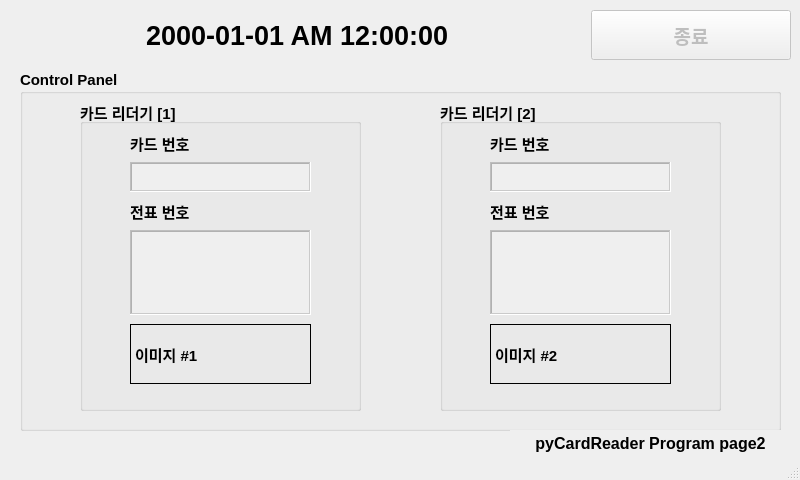
<?xml version="1.0" encoding="UTF-8"?>
<ui version="4.0">
 <class>MainWindow</class>
 <widget class="QMainWindow" name="MainWindow">
  <property name="enabled">
   <bool>true</bool>
  </property>
  <property name="geometry">
   <rect>
    <x>0</x>
    <y>0</y>
    <width>800</width>
    <height>480</height>
   </rect>
  </property>
  <property name="windowTitle">
   <string>Raspberry_pyCardReader v1</string>
  </property>
  <widget class="QWidget" name="centralwidget">
   <widget class="QStackedWidget" name="stackedWidget">
    <property name="geometry">
     <rect>
      <x>10</x>
      <y>10</y>
      <width>781</width>
      <height>461</height>
     </rect>
    </property>
    <property name="font">
     <font>
      <weight>50</weight>
      <bold>false</bold>
     </font>
    </property>
    <property name="currentIndex">
     <number>1</number>
    </property>
    <widget class="QWidget" name="page">
     <widget class="QWidget" name="horizontalLayoutWidget">
      <property name="geometry">
       <rect>
        <x>0</x>
        <y>0</y>
        <width>781</width>
        <height>51</height>
       </rect>
      </property>
      <layout class="QHBoxLayout" name="horizontalLayout">
       <item>
        <widget class="QDateTimeEdit" name="dateTimeEdit">
         <property name="enabled">
          <bool>false</bool>
         </property>
         <property name="maximumSize">
          <size>
           <width>600</width>
           <height>16777215</height>
          </size>
         </property>
         <property name="font">
          <font>
           <pointsize>20</pointsize>
           <weight>75</weight>
           <bold>true</bold>
          </font>
         </property>
         <property name="cursor">
          <cursorShape>ArrowCursor</cursorShape>
         </property>
         <property name="toolTipDuration">
          <number>-3</number>
         </property>
         <property name="layoutDirection">
          <enum>Qt::LeftToRight</enum>
         </property>
         <property name="styleSheet">
          <string notr="true">color: rgb(0, 0, 0);</string>
         </property>
         <property name="wrapping">
          <bool>false</bool>
         </property>
         <property name="frame">
          <bool>false</bool>
         </property>
         <property name="alignment">
          <set>Qt::AlignCenter</set>
         </property>
         <property name="readOnly">
          <bool>true</bool>
         </property>
         <property name="buttonSymbols">
          <enum>QAbstractSpinBox::NoButtons</enum>
         </property>
         <property name="accelerated">
          <bool>false</bool>
         </property>
         <property name="correctionMode">
          <enum>QAbstractSpinBox::CorrectToPreviousValue</enum>
         </property>
         <property name="keyboardTracking">
          <bool>true</bool>
         </property>
         <property name="showGroupSeparator" stdset="0">
          <bool>false</bool>
         </property>
         <property name="currentSection">
          <enum>QDateTimeEdit::YearSection</enum>
         </property>
         <property name="displayFormat">
          <string>yyyy-MM-dd AP hh:mm:ss</string>
         </property>
         <property name="calendarPopup">
          <bool>false</bool>
         </property>
         <property name="timeSpec">
          <enum>Qt::LocalTime</enum>
         </property>
        </widget>
       </item>
       <item>
        <widget class="QPushButton" name="pushButton_exit1">
         <property name="maximumSize">
          <size>
           <width>200</width>
           <height>50</height>
          </size>
         </property>
         <property name="font">
          <font>
           <family>Arial</family>
           <pointsize>14</pointsize>
           <weight>75</weight>
           <bold>true</bold>
          </font>
         </property>
         <property name="layoutDirection">
          <enum>Qt::LeftToRight</enum>
         </property>
         <property name="autoFillBackground">
          <bool>false</bool>
         </property>
         <property name="text">
          <string>종료</string>
         </property>
        </widget>
       </item>
      </layout>
     </widget>
     <widget class="QTextEdit" name="textEdit">
      <property name="enabled">
       <bool>false</bool>
      </property>
      <property name="geometry">
       <rect>
        <x>500</x>
        <y>420</y>
        <width>281</width>
        <height>31</height>
       </rect>
      </property>
      <property name="frameShape">
       <enum>QFrame::NoFrame</enum>
      </property>
      <property name="frameShadow">
       <enum>QFrame::Sunken</enum>
      </property>
      <property name="verticalScrollBarPolicy">
       <enum>Qt::ScrollBarAlwaysOff</enum>
      </property>
      <property name="horizontalScrollBarPolicy">
       <enum>Qt::ScrollBarAlwaysOff</enum>
      </property>
      <property name="html">
       <string>&lt;!DOCTYPE HTML PUBLIC &quot;-//W3C//DTD HTML 4.0//EN&quot; &quot;http://www.w3.org/TR/REC-html40/strict.dtd&quot;&gt;
&lt;html&gt;&lt;head&gt;&lt;meta name=&quot;qrichtext&quot; content=&quot;1&quot; /&gt;&lt;style type=&quot;text/css&quot;&gt;
p, li { white-space: pre-wrap; }
&lt;/style&gt;&lt;/head&gt;&lt;body style=&quot; font-family:'Gulim'; font-size:9pt; font-weight:400; font-style:normal;&quot;&gt;
&lt;p align=&quot;center&quot; style=&quot; margin-top:0px; margin-bottom:0px; margin-left:0px; margin-right:0px; -qt-block-indent:0; text-indent:0px;&quot;&gt;&lt;span style=&quot; font-size:12pt; font-weight:600; color:#000000;&quot;&gt;pyCardReader Program page1&lt;/span&gt;&lt;/p&gt;&lt;/body&gt;&lt;/html&gt;</string>
      </property>
      <property name="cursorWidth">
       <number>1</number>
      </property>
     </widget>
     <widget class="QGroupBox" name="groupBox">
      <property name="geometry">
       <rect>
        <x>10</x>
        <y>60</y>
        <width>761</width>
        <height>361</height>
       </rect>
      </property>
      <property name="font">
       <font>
        <pointsize>11</pointsize>
        <weight>75</weight>
        <bold>true</bold>
       </font>
      </property>
      <property name="title">
       <string>Control Panel</string>
      </property>
      <widget class="QGroupBox" name="groupBox_2">
       <property name="geometry">
        <rect>
         <x>60</x>
         <y>30</y>
         <width>281</width>
         <height>311</height>
        </rect>
       </property>
       <property name="font">
        <font>
         <pointsize>11</pointsize>
         <weight>75</weight>
         <bold>true</bold>
        </font>
       </property>
       <property name="title">
        <string>카드 리더기 [1]</string>
       </property>
       <widget class="QWidget" name="verticalLayoutWidget">
        <property name="geometry">
         <rect>
          <x>50</x>
          <y>30</y>
          <width>181</width>
          <height>261</height>
         </rect>
        </property>
        <layout class="QVBoxLayout" name="verticalLayout">
         <item>
          <widget class="QLabel" name="label">
           <property name="maximumSize">
            <size>
             <width>16777215</width>
             <height>20</height>
            </size>
           </property>
           <property name="text">
            <string>카드 번호</string>
           </property>
          </widget>
         </item>
         <item>
          <widget class="QTextEdit" name="card1_textbox">
           <property name="enabled">
            <bool>false</bool>
           </property>
           <property name="maximumSize">
            <size>
             <width>16777215</width>
             <height>30</height>
            </size>
           </property>
           <property name="frameShape">
            <enum>QFrame::WinPanel</enum>
           </property>
          </widget>
         </item>
         <item>
          <widget class="QLabel" name="label_2">
           <property name="maximumSize">
            <size>
             <width>16777215</width>
             <height>20</height>
            </size>
           </property>
           <property name="text">
            <string>차량 번호</string>
           </property>
          </widget>
         </item>
         <item>
          <widget class="QTextEdit" name="car1_textbox">
           <property name="enabled">
            <bool>false</bool>
           </property>
           <property name="sizePolicy">
            <sizepolicy hsizetype="Preferred" vsizetype="Preferred">
             <horstretch>0</horstretch>
             <verstretch>0</verstretch>
            </sizepolicy>
           </property>
           <property name="minimumSize">
            <size>
             <width>0</width>
             <height>0</height>
            </size>
           </property>
           <property name="maximumSize">
            <size>
             <width>16777215</width>
             <height>30</height>
            </size>
           </property>
           <property name="frameShape">
            <enum>QFrame::WinPanel</enum>
           </property>
          </widget>
         </item>
         <item>
          <widget class="QPushButton" name="pushButton_on1">
           <property name="sizePolicy">
            <sizepolicy hsizetype="Preferred" vsizetype="Preferred">
             <horstretch>0</horstretch>
             <verstretch>0</verstretch>
            </sizepolicy>
           </property>
           <property name="minimumSize">
            <size>
             <width>0</width>
             <height>10</height>
            </size>
           </property>
           <property name="maximumSize">
            <size>
             <width>16777215</width>
             <height>55</height>
            </size>
           </property>
           <property name="text">
            <string>ON Image</string>
           </property>
          </widget>
         </item>
         <item>
          <widget class="QPushButton" name="pushButton_off1">
           <property name="sizePolicy">
            <sizepolicy hsizetype="Preferred" vsizetype="Preferred">
             <horstretch>0</horstretch>
             <verstretch>0</verstretch>
            </sizepolicy>
           </property>
           <property name="minimumSize">
            <size>
             <width>0</width>
             <height>0</height>
            </size>
           </property>
           <property name="maximumSize">
            <size>
             <width>16777215</width>
             <height>55</height>
            </size>
           </property>
           <property name="text">
            <string>OFF Image</string>
           </property>
          </widget>
         </item>
        </layout>
       </widget>
      </widget>
      <widget class="QGroupBox" name="groupBox_3">
       <property name="geometry">
        <rect>
         <x>420</x>
         <y>30</y>
         <width>281</width>
         <height>311</height>
        </rect>
       </property>
       <property name="font">
        <font>
         <pointsize>11</pointsize>
         <weight>75</weight>
         <bold>true</bold>
        </font>
       </property>
       <property name="title">
        <string>카드 리더기 [2]</string>
       </property>
       <widget class="QWidget" name="verticalLayoutWidget_3">
        <property name="geometry">
         <rect>
          <x>50</x>
          <y>30</y>
          <width>181</width>
          <height>261</height>
         </rect>
        </property>
        <layout class="QVBoxLayout" name="verticalLayout_4">
         <item>
          <widget class="QLabel" name="label_3">
           <property name="maximumSize">
            <size>
             <width>16777215</width>
             <height>20</height>
            </size>
           </property>
           <property name="text">
            <string>카드 번호</string>
           </property>
          </widget>
         </item>
         <item>
          <widget class="QTextEdit" name="card2_textbox">
           <property name="enabled">
            <bool>false</bool>
           </property>
           <property name="maximumSize">
            <size>
             <width>16777215</width>
             <height>30</height>
            </size>
           </property>
           <property name="frameShape">
            <enum>QFrame::WinPanel</enum>
           </property>
          </widget>
         </item>
         <item>
          <widget class="QLabel" name="label_4">
           <property name="maximumSize">
            <size>
             <width>16777215</width>
             <height>20</height>
            </size>
           </property>
           <property name="text">
            <string>차량 번호</string>
           </property>
          </widget>
         </item>
         <item>
          <widget class="QTextEdit" name="car2_textbox">
           <property name="enabled">
            <bool>false</bool>
           </property>
           <property name="sizePolicy">
            <sizepolicy hsizetype="Preferred" vsizetype="Preferred">
             <horstretch>0</horstretch>
             <verstretch>0</verstretch>
            </sizepolicy>
           </property>
           <property name="minimumSize">
            <size>
             <width>0</width>
             <height>0</height>
            </size>
           </property>
           <property name="maximumSize">
            <size>
             <width>16777215</width>
             <height>30</height>
            </size>
           </property>
           <property name="frameShape">
            <enum>QFrame::WinPanel</enum>
           </property>
          </widget>
         </item>
         <item>
          <widget class="QPushButton" name="pushButton_on2">
           <property name="sizePolicy">
            <sizepolicy hsizetype="Preferred" vsizetype="Preferred">
             <horstretch>0</horstretch>
             <verstretch>0</verstretch>
            </sizepolicy>
           </property>
           <property name="minimumSize">
            <size>
             <width>0</width>
             <height>10</height>
            </size>
           </property>
           <property name="maximumSize">
            <size>
             <width>16777215</width>
             <height>55</height>
            </size>
           </property>
           <property name="text">
            <string>ON Image</string>
           </property>
          </widget>
         </item>
         <item>
          <widget class="QPushButton" name="pushButton_off2">
           <property name="sizePolicy">
            <sizepolicy hsizetype="Preferred" vsizetype="Preferred">
             <horstretch>0</horstretch>
             <verstretch>0</verstretch>
            </sizepolicy>
           </property>
           <property name="minimumSize">
            <size>
             <width>0</width>
             <height>10</height>
            </size>
           </property>
           <property name="maximumSize">
            <size>
             <width>16777215</width>
             <height>55</height>
            </size>
           </property>
           <property name="text">
            <string>OFF Image</string>
           </property>
          </widget>
         </item>
        </layout>
       </widget>
      </widget>
     </widget>
    </widget>
    <widget class="QWidget" name="page_2">
     <widget class="QWidget" name="horizontalLayoutWidget_3">
      <property name="geometry">
       <rect>
        <x>0</x>
        <y>0</y>
        <width>781</width>
        <height>51</height>
       </rect>
      </property>
      <layout class="QHBoxLayout" name="horizontalLayout_3">
       <item>
        <widget class="QDateTimeEdit" name="dateTimeEdit2">
         <property name="enabled">
          <bool>false</bool>
         </property>
         <property name="maximumSize">
          <size>
           <width>600</width>
           <height>16777215</height>
          </size>
         </property>
         <property name="font">
          <font>
           <pointsize>20</pointsize>
           <weight>75</weight>
           <bold>true</bold>
          </font>
         </property>
         <property name="cursor">
          <cursorShape>ArrowCursor</cursorShape>
         </property>
         <property name="toolTipDuration">
          <number>-3</number>
         </property>
         <property name="layoutDirection">
          <enum>Qt::LeftToRight</enum>
         </property>
         <property name="styleSheet">
          <string notr="true">color: rgb(0, 0, 0);</string>
         </property>
         <property name="wrapping">
          <bool>false</bool>
         </property>
         <property name="frame">
          <bool>false</bool>
         </property>
         <property name="alignment">
          <set>Qt::AlignCenter</set>
         </property>
         <property name="readOnly">
          <bool>true</bool>
         </property>
         <property name="buttonSymbols">
          <enum>QAbstractSpinBox::NoButtons</enum>
         </property>
         <property name="accelerated">
          <bool>false</bool>
         </property>
         <property name="correctionMode">
          <enum>QAbstractSpinBox::CorrectToPreviousValue</enum>
         </property>
         <property name="keyboardTracking">
          <bool>true</bool>
         </property>
         <property name="showGroupSeparator" stdset="0">
          <bool>false</bool>
         </property>
         <property name="currentSection">
          <enum>QDateTimeEdit::YearSection</enum>
         </property>
         <property name="displayFormat">
          <string>yyyy-MM-dd AP hh:mm:ss</string>
         </property>
         <property name="calendarPopup">
          <bool>false</bool>
         </property>
         <property name="timeSpec">
          <enum>Qt::LocalTime</enum>
         </property>
        </widget>
       </item>
       <item>
        <widget class="QPushButton" name="pushButton_exit2">
         <property name="enabled">
          <bool>false</bool>
         </property>
         <property name="maximumSize">
          <size>
           <width>200</width>
           <height>50</height>
          </size>
         </property>
         <property name="font">
          <font>
           <family>Arial</family>
           <pointsize>14</pointsize>
           <weight>75</weight>
           <bold>true</bold>
          </font>
         </property>
         <property name="layoutDirection">
          <enum>Qt::LeftToRight</enum>
         </property>
         <property name="autoFillBackground">
          <bool>false</bool>
         </property>
         <property name="text">
          <string>종료</string>
         </property>
        </widget>
       </item>
      </layout>
     </widget>
     <widget class="QGroupBox" name="groupBox_4">
      <property name="geometry">
       <rect>
        <x>10</x>
        <y>60</y>
        <width>761</width>
        <height>361</height>
       </rect>
      </property>
      <property name="font">
       <font>
        <pointsize>11</pointsize>
        <weight>75</weight>
        <bold>true</bold>
       </font>
      </property>
      <property name="title">
       <string>Control Panel</string>
      </property>
      <widget class="QGroupBox" name="groupBox_7">
       <property name="geometry">
        <rect>
         <x>60</x>
         <y>30</y>
         <width>281</width>
         <height>311</height>
        </rect>
       </property>
       <property name="font">
        <font>
         <pointsize>11</pointsize>
         <weight>75</weight>
         <bold>true</bold>
        </font>
       </property>
       <property name="title">
        <string>카드 리더기 [1]</string>
       </property>
       <widget class="QWidget" name="verticalLayoutWidget_5">
        <property name="geometry">
         <rect>
          <x>50</x>
          <y>30</y>
          <width>181</width>
          <height>261</height>
         </rect>
        </property>
        <layout class="QVBoxLayout" name="verticalLayout_6">
         <item>
          <widget class="QLabel" name="label_9">
           <property name="maximumSize">
            <size>
             <width>16777215</width>
             <height>20</height>
            </size>
           </property>
           <property name="text">
            <string>카드 번호</string>
           </property>
          </widget>
         </item>
         <item>
          <widget class="QTextEdit" name="card1_textbox2">
           <property name="enabled">
            <bool>false</bool>
           </property>
           <property name="maximumSize">
            <size>
             <width>16777215</width>
             <height>30</height>
            </size>
           </property>
           <property name="frameShape">
            <enum>QFrame::WinPanel</enum>
           </property>
          </widget>
         </item>
         <item>
          <widget class="QLabel" name="label_10">
           <property name="maximumSize">
            <size>
             <width>16777215</width>
             <height>20</height>
            </size>
           </property>
           <property name="text">
            <string>전표 번호</string>
           </property>
          </widget>
         </item>
         <item>
          <widget class="QTextEdit" name="QR1_textbox">
           <property name="enabled">
            <bool>false</bool>
           </property>
           <property name="sizePolicy">
            <sizepolicy hsizetype="Preferred" vsizetype="Preferred">
             <horstretch>0</horstretch>
             <verstretch>0</verstretch>
            </sizepolicy>
           </property>
           <property name="minimumSize">
            <size>
             <width>0</width>
             <height>0</height>
            </size>
           </property>
           <property name="maximumSize">
            <size>
             <width>16777215</width>
             <height>85</height>
            </size>
           </property>
           <property name="frameShape">
            <enum>QFrame::WinPanel</enum>
           </property>
          </widget>
         </item>
         <item>
          <widget class="QLabel" name="label1">
           <property name="maximumSize">
            <size>
             <width>16777215</width>
             <height>60</height>
            </size>
           </property>
           <property name="frameShape">
            <enum>QFrame::Panel</enum>
           </property>
           <property name="text">
            <string>이미지 #1</string>
           </property>
          </widget>
         </item>
        </layout>
       </widget>
      </widget>
      <widget class="QGroupBox" name="groupBox_8">
       <property name="geometry">
        <rect>
         <x>420</x>
         <y>30</y>
         <width>281</width>
         <height>311</height>
        </rect>
       </property>
       <property name="font">
        <font>
         <pointsize>11</pointsize>
         <weight>75</weight>
         <bold>true</bold>
        </font>
       </property>
       <property name="title">
        <string>카드 리더기 [2]</string>
       </property>
       <widget class="QWidget" name="verticalLayoutWidget_6">
        <property name="geometry">
         <rect>
          <x>50</x>
          <y>30</y>
          <width>181</width>
          <height>261</height>
         </rect>
        </property>
        <layout class="QVBoxLayout" name="verticalLayout_7">
         <item>
          <widget class="QLabel" name="label_11">
           <property name="maximumSize">
            <size>
             <width>16777215</width>
             <height>20</height>
            </size>
           </property>
           <property name="text">
            <string>카드 번호</string>
           </property>
          </widget>
         </item>
         <item>
          <widget class="QTextEdit" name="card2_textbox2">
           <property name="enabled">
            <bool>false</bool>
           </property>
           <property name="maximumSize">
            <size>
             <width>16777215</width>
             <height>30</height>
            </size>
           </property>
           <property name="frameShape">
            <enum>QFrame::WinPanel</enum>
           </property>
          </widget>
         </item>
         <item>
          <widget class="QLabel" name="label_12">
           <property name="maximumSize">
            <size>
             <width>16777215</width>
             <height>20</height>
            </size>
           </property>
           <property name="text">
            <string>전표 번호</string>
           </property>
          </widget>
         </item>
         <item>
          <widget class="QTextEdit" name="QR2_textbox">
           <property name="enabled">
            <bool>false</bool>
           </property>
           <property name="sizePolicy">
            <sizepolicy hsizetype="Preferred" vsizetype="Preferred">
             <horstretch>0</horstretch>
             <verstretch>0</verstretch>
            </sizepolicy>
           </property>
           <property name="minimumSize">
            <size>
             <width>0</width>
             <height>0</height>
            </size>
           </property>
           <property name="maximumSize">
            <size>
             <width>16777215</width>
             <height>85</height>
            </size>
           </property>
           <property name="frameShape">
            <enum>QFrame::WinPanel</enum>
           </property>
          </widget>
         </item>
         <item>
          <widget class="QLabel" name="label2">
           <property name="maximumSize">
            <size>
             <width>16777215</width>
             <height>60</height>
            </size>
           </property>
           <property name="frameShape">
            <enum>QFrame::Panel</enum>
           </property>
           <property name="text">
            <string>이미지 #2</string>
           </property>
          </widget>
         </item>
        </layout>
       </widget>
      </widget>
     </widget>
     <widget class="QTextEdit" name="textEdit_2">
      <property name="enabled">
       <bool>false</bool>
      </property>
      <property name="geometry">
       <rect>
        <x>500</x>
        <y>420</y>
        <width>281</width>
        <height>31</height>
       </rect>
      </property>
      <property name="frameShape">
       <enum>QFrame::NoFrame</enum>
      </property>
      <property name="frameShadow">
       <enum>QFrame::Sunken</enum>
      </property>
      <property name="verticalScrollBarPolicy">
       <enum>Qt::ScrollBarAlwaysOff</enum>
      </property>
      <property name="horizontalScrollBarPolicy">
       <enum>Qt::ScrollBarAlwaysOff</enum>
      </property>
      <property name="html">
       <string>&lt;!DOCTYPE HTML PUBLIC &quot;-//W3C//DTD HTML 4.0//EN&quot; &quot;http://www.w3.org/TR/REC-html40/strict.dtd&quot;&gt;
&lt;html&gt;&lt;head&gt;&lt;meta name=&quot;qrichtext&quot; content=&quot;1&quot; /&gt;&lt;style type=&quot;text/css&quot;&gt;
p, li { white-space: pre-wrap; }
&lt;/style&gt;&lt;/head&gt;&lt;body style=&quot; font-family:'Gulim'; font-size:9pt; font-weight:400; font-style:normal;&quot;&gt;
&lt;p align=&quot;center&quot; style=&quot; margin-top:0px; margin-bottom:0px; margin-left:0px; margin-right:0px; -qt-block-indent:0; text-indent:0px;&quot;&gt;&lt;span style=&quot; font-size:12pt; font-weight:600; color:#000000;&quot;&gt;pyCardReader Program page2&lt;/span&gt;&lt;/p&gt;&lt;/body&gt;&lt;/html&gt;</string>
      </property>
      <property name="cursorWidth">
       <number>1</number>
      </property>
     </widget>
    </widget>
   </widget>
  </widget>
  <widget class="QStatusBar" name="statusbar"/>
 </widget>
 <resources/>
 <connections/>
</ui>
